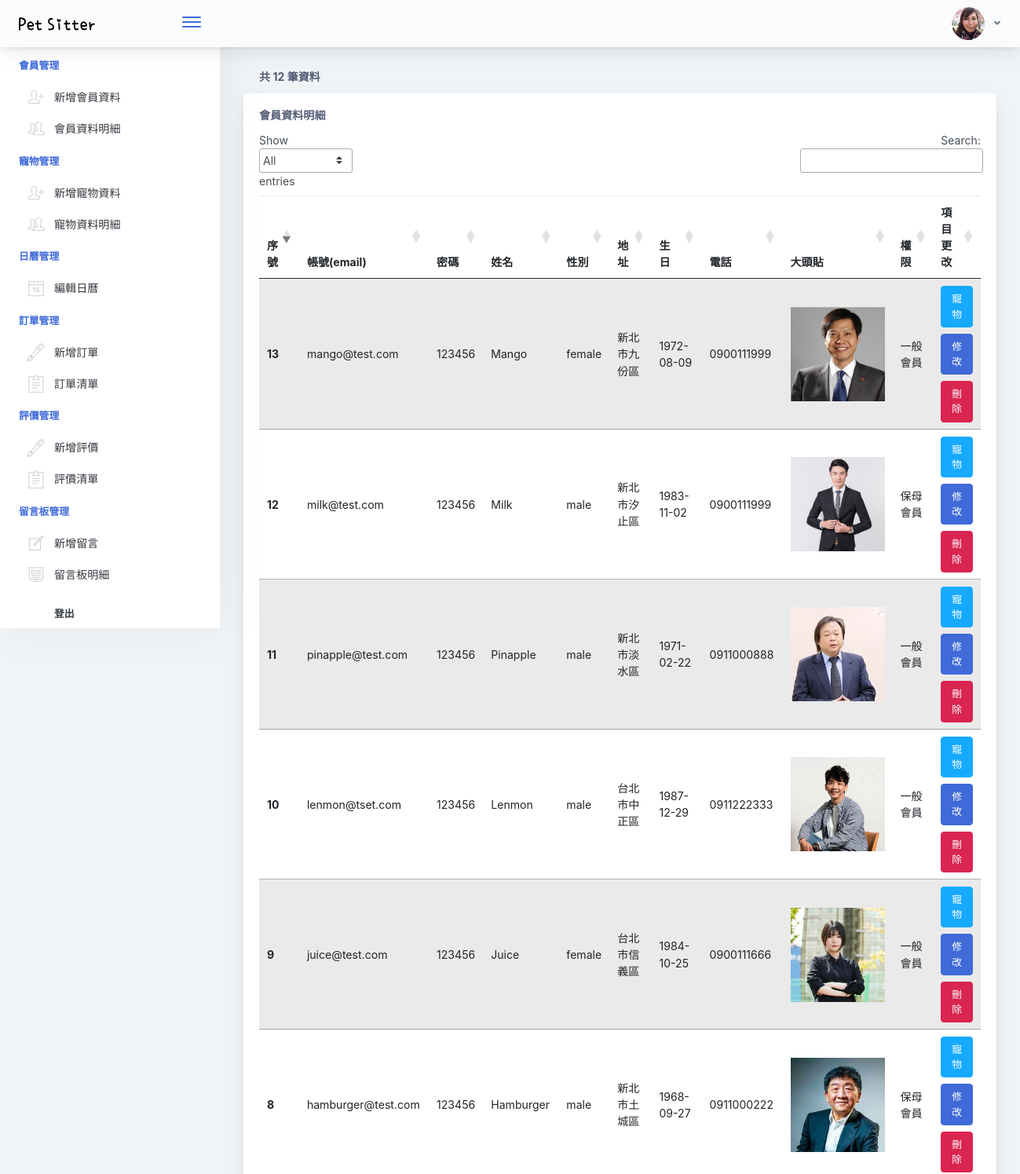
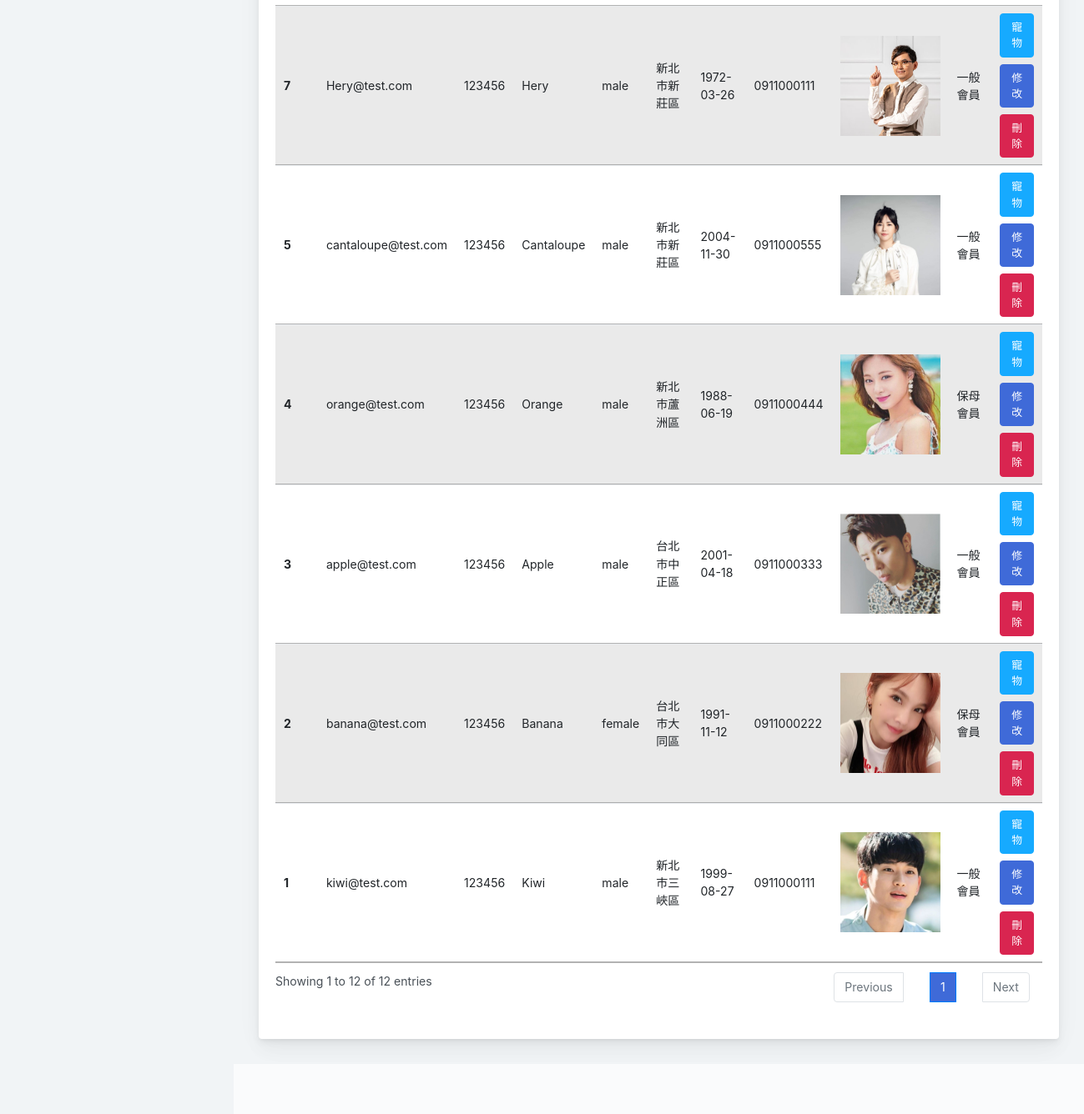
The app's page /list-user.php with its own data (2 pictures, top to bottom).
### tables this page shows
CREATE TABLE `db_user` (
  `id` int(4) UNSIGNED NOT NULL,
  `account` varchar(50) NOT NULL,
  `password` varchar(20) NOT NULL,
  `name` varchar(50) NOT NULL,
  `gender` varchar(10) NOT NULL,
  `address` text NOT NULL,
  `DOB` date NOT NULL,
  `phone` varchar(20) NOT NULL,
  `images` varchar(100) DEFAULT NULL,
  `status` int(1) NOT NULL DEFAULT 1 COMMENT '1 general\r\n2 babysitter',
  `created_time` datetime NOT NULL,
  `deleted_time` datetime DEFAULT NULL
);

### list-user.php (the view, shortened to what this page needs)
<?php
require_once("pdo_connect.php");
$sql = "SELECT * FROM db_user WHERE deleted_time is NULL ORDER BY id DESC";
$stmt = $db_host->prepare($sql);
$stmt->execute();
$rows = $stmt->fetchAll(PDO::FETCH_ASSOC);
$dataCount=$stmt->rowCount();
?>
<!doctype html>
<html lang="en">
<head>
    <?php require_once("./assets/css/css.php") ?>
    <link href="./assets/css/main.css" rel="stylesheet">
</head>
<body>
    <div class="app-container app-theme-white body-tabs-shadow fixed-sidebar fixed-header">
        <?php require_once("./main-header.php") ?>
        <div class="app-main">
            <?php require_once("./main-menu.php") ?>
            <div class="app-main__outer">
                <div class="app-main__inner">
                    <div class="tab-content">
                        <h5 class="card-title" style="padding-left: 20px;">共 <?=$dataCount?> 筆資料</h5>
                        <div class="main-card mb-3 card">
                            <div class="card-body">
                                <h5 class="card-title">會員資料明細</h5>
                                <table class="mb-0 table table-striped mydatatable" enctype="multipart/form-data">
                                    <thead>
                                    <tr>
                                        <th>序號</th>
                                        <th>帳號(email)</th>
                                        <th>密碼</th>
                                        <th>姓名</th>
                                        <th>性別</th>
                                        <th>地址</th>
                                        <th>生日</th>
                                        <th>電話</th>
                                        <th>大頭貼</th>
                                        <th>權限</th>
                                        <th>項目更改</th>
                                    </tr>
                                    </thead>
                                    <tbody>
                                    <?php foreach ($rows as $value): ?>
                                    <tr>
                                        <th scope="row"><?=$value["id"]?></th>
                                        <td><?=$value["account"]?></td>
                                        <td><?=$value["password"]?></td>
                                        <td><?=$value["name"]?></td>
                                        <td><?=$value["gender"]?></td>
                                        <td><?=$value["address"]?></td>
                                        <td><?=$value["DOB"]?></td>
                                        <td><?=$value["phone"]?></td>
                                        <td>
                                            <div class="ratio ratio-1x1 product-picture">
                                                <div>
                                                    <img class="cover-fit" src="users-images/<?=$value["images"]?>" alt="">
                                                </div>
                                            </div>
                                        </td>
                                        <td><?php
                                            if($value["status"] == 1){
                                                echo "一般會員";
                                            }else{
                                                echo "保母會員";
                                            }?>
                                        </td>
                                        <td>
                                            <a class="btn btn-info mb-2 text-white" href="list-userPet.php?id=<?=$value["id"]?>">寵物</a><br>
                                            <a class="btn btn-primary mb-2" href="user-update.php?id=<?=$value["id"]?>">修改</a><br>
                                            <button data-delete_number="<?= $value["id"] ?>" type="button" class="btn btn-danger delete">刪除</button>
                                        </td>
                                    </tr>
                                    <?php endforeach; ?>
                                    </tbody>
                                </table>
                            </div>
                        </div>
                    </div>
                </div>
                <div class="app-wrapper-footer">
                    <div class="app-footer">
                        <div class="app-footer__inner"></div>
                    </div>
                </div>
            </div>
        </div>
    </div>
</body>
</html>

### assets/css/css.php (style rules this page uses)
.cover-fit { width: 100%; height: 100%; object-fit: cover; }
.product-picture { width: 120px; }

### records on screen
db_user: id "13", account "mango@test.com", password "123456", name "Mango", gender "female", address "新北市九份區", DOB "1972-08-09", phone "0900111999", images (picture), status "一般會員"
db_user: id "12", account "milk@test.com", password "123456", name "Milk", gender "male", address "新北市汐止區", DOB "1983-11-02", phone "0900111999", images (picture), status "保母會員"
db_user: id "11", account "pinapple@test.com", password "123456", name "Pinapple", gender "male", address "新北市淡水區", DOB "1971-02-22", phone "0911000888", images (picture), status "一般會員"
db_user: id "10", account "lenmon@tset.com", password "123456", name "Lenmon", gender "male", address "台北市中正區", DOB "1987-12-29", phone "0911222333", images (picture), status "一般會員"
db_user: id "9", account "juice@test.com", password "123456", name "Juice", gender "female", address "台北市信義區", DOB "1984-10-25", phone "0900111666", images (picture), status "一般會員"
db_user: id "8", account "hamburger@test.com", password "123456", name "Hamburger", gender "male", address "新北市土城區", DOB "1968-09-27", phone "0911000222", images (picture), status "保母會員"
db_user: id "7", account "Hery@test.com", password "123456", name "Hery", gender "male", address "新北市新莊區", DOB "1972-03-26", phone "0911000111", images (picture), status "一般會員"
db_user: id "5", account "cantaloupe@test.com", password "123456", name "Cantaloupe", gender "male", address "新北市新莊區", DOB "2004-11-30", phone "0911000555", images (picture), status "一般會員"
db_user: id "4", account "orange@test.com", password "123456", name "Orange", gender "male", address "新北市蘆洲區", DOB "1988-06-19", phone "0911000444", images (picture), status "保母會員"
db_user: id "3", account "apple@test.com", password "123456", name "Apple", gender "male", address "台北市中正區", DOB "2001-04-18", phone "0911000333", images (picture), status "一般會員"
db_user: id "2", account "banana@test.com", password "123456", name "Banana", gender "female", address "台北市大同區", DOB "1991-11-12", phone "0911000222", images (picture), status "保母會員"
db_user: id "1", account "kiwi@test.com", password "123456", name "Kiwi", gender "male", address "新北市三峽區", DOB "1999-08-27", phone "0911000111", images (picture), status "一般會員"

### other values on screen
$dataCount "12"
